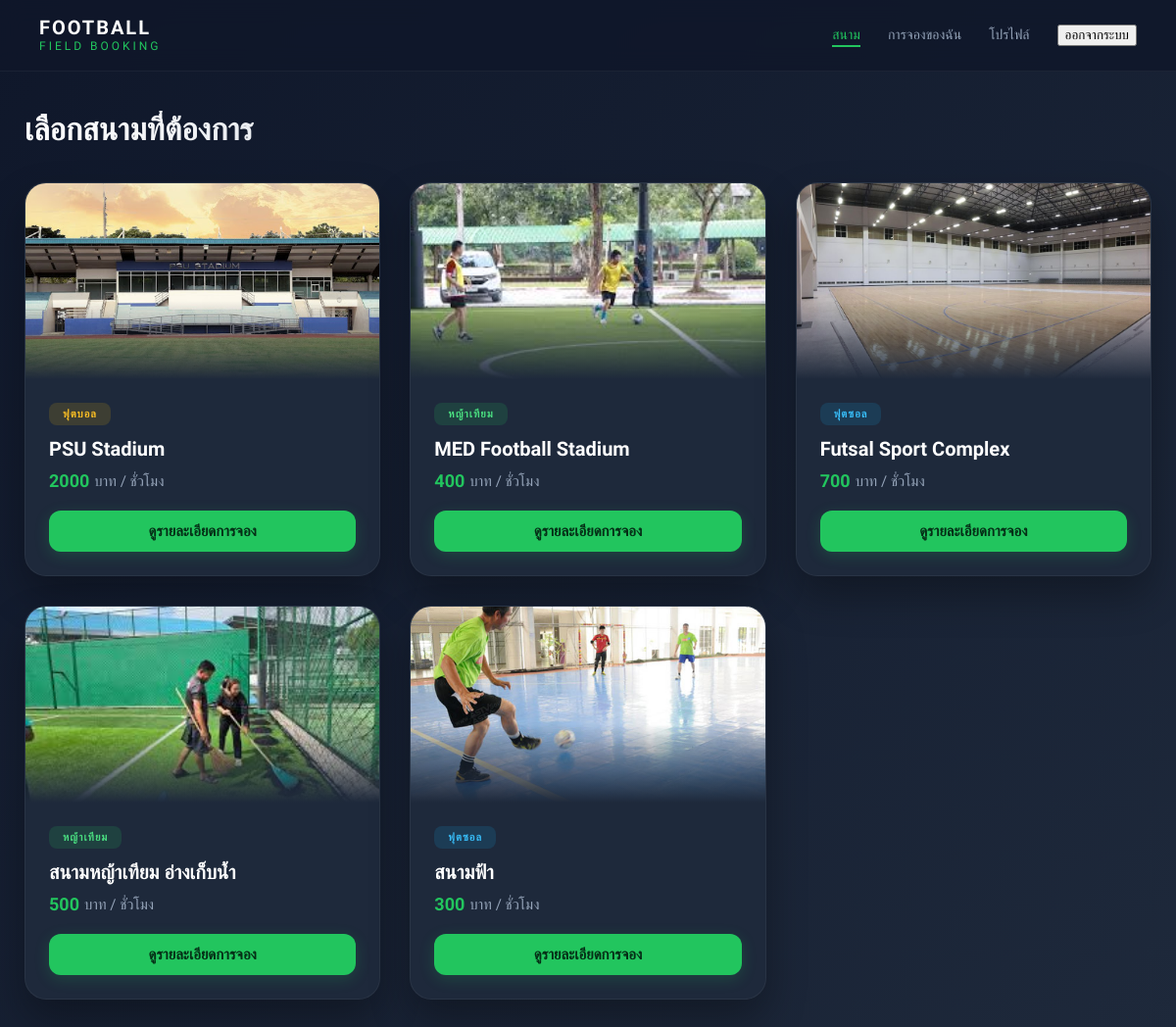
The page /home/ (signed in) on the database its author committed.
### booking/models.py (models this page shows, shortened)
class Field(models.Model):
    name = models.CharField(max_length=100)
    field_type = models.CharField(max_length=20, choices=FIELD_TYPE)
    price = models.IntegerField()
    image = models.ImageField(upload_to='fields/', null=True, blank=True)
    open_time = models.TimeField()
    close_time = models.TimeField()
    is_active = models.BooleanField(default=True)

### booking/views.py (the view)
# urls.py: path('home/', views.home, name='home'),
@login_required
def home(request):
    fields = Field.objects.all()
    return render(request, 'booking/home.html', {
        'fields': fields
    })

### booking/templates/booking/home.html (shortened to what this page needs)
{% load static %}
<!DOCTYPE html>
<html lang="th">
<head>
    <link rel="stylesheet" href="{% static 'booking/css/home.css' %}">
</head>
<body>
<div class="navbar">
    <div class="logo">
        <span class="logo-main">FOOTBALL</span>
        <span class="logo-sub">FIELD BOOKING</span>
    </div>
    <ul class="nav-menu">
        <li><a href="{% url 'home' %}" class="active">สนาม</a></li>
        <li><a href="{% url 'my_booking' %}">การจองของฉัน</a></li>
        <li><a href="{% url 'profile' %}">โปรไฟล์</a></li>
        <li>
                <form action="{% url 'logout' %}" method="POST" style="display:inline;">
                    <button type="submit" class="logout-btn">ออกจากระบบ</button>
                </form>
            </li>
    </ul>
</div>
<div class="container">
    <h1>เลือกสนามที่ต้องการ</h1>
    <div class="field-grid">
        {% for field in fields %}
        <div class="field-card">
            <div class="field-image">
                {% if field.image %}
                    <img src="{{ field.image.url }}" alt="{{ field.name }}">
                {% else %}
                    <img src="{% static 'booking/images/default.jpg' %}" alt="default field">
                {% endif %}
            </div>
            <div class="field-body">
                <span class="badge {{ field.field_type }}">
                    {{ field.get_field_type_display }}
                </span>
                <h3>{{ field.name }}</h3>
                <div class="price">
                    <strong>{{ field.price }}</strong> บาท / ชั่วโมง
                </div>
                <a href="{% url 'field_detail' field.id %}" class="btn">
                    ดูรายละเอียดการจอง
                </a>
            </div>
        </div>
        {% empty %}
        <div style="grid-column: 1/-1; text-align: center; padding: 50px;">
            <p style="color: #94a3b8; font-size: 18px;">ขออภัย! ยังไม่มีสนามเปิดให้บริการในขณะนี้</p>
        </div>
        {% endfor %}
    </div>
</div>
</body>
</html>

### booking/static/booking/css/home.css (style rules this page uses)
* { box-sizing: border-box; font-family: 'Prompt', sans-serif; transition: all 0.3s cubic-bezier(0.4, 0, 0.2, 1); }
body { margin: 0; min-height: 100vh; background: linear-gradient(135deg, #0f172a, #1e293b); color: #fff; overflow-x: hidden; }
.navbar { position: sticky; top: 0; z-index: 1000; padding: 18px 40px; display: flex; justify-content: space-between; align-items: center; background: rgba(15, 23, 42, 0.8); backdrop-filter: blur(12px); border-bottom: 1px solid rgba(255, 255, 255, 0.05); }
.logo { line-height: 1; }
.logo-main { display: block; font-size: 20px; font-weight: 700; letter-spacing: 2px; }
.logo-sub { font-size: 12px; font-weight: 500; color: #22c55e; letter-spacing: 3px; }
.nav-menu { list-style: none; display: flex; gap: 28px; margin: 0; padding: 0; }
.nav-menu a { color: #94a3b8; text-decoration: none; font-size: 14px; font-weight: 500; position: relative; padding: 5px 0; }
.nav-menu a:hover, .nav-menu a.active { color: #22c55e; }
.nav-menu a::after { content: ''; position: absolute; bottom: 0; left: 0; width: 0; height: 2px; background: #22c55e; transition: 0.3s; }
.nav-menu a:hover::after, .nav-menu a.active::after { width: 100%; }
.container { max-width: 1200px; margin: 40px auto; padding: 0 25px; }
.container h1 { font-size: 32px; font-weight: 700; margin-bottom: 35px; background: linear-gradient(to right, #fff, #94a3b8); -webkit-background-clip: text; -webkit-text-fill-color: transparent; }
.field-grid { display: grid; grid-template-columns: repeat(auto-fill, minmax(300px, 1fr)); gap: 30px; }
.field-card { background: #1e293b; border-radius: 22px; overflow: hidden; border: 1px solid rgba(255, 255, 255, 0.05); box-shadow: 0 20px 40px rgba(0, 0, 0, 0.3); position: relative; }
.field-image { position: relative; height: 200px; overflow: hidden; }
.field-card img { width: 100%; height: 100%; object-fit: cover; }
.field-image::after { content: ''; position: absolute; bottom: 0; left: 0; width: 100%; height: 40%; background: linear-gradient(to top, #1e293b, transparent); }
.field-body { padding: 24px; }
.badge { display: inline-block; font-size: 11px; font-weight: 700; padding: 5px 14px; border-radius: 8px; text-transform: uppercase; letter-spacing: 1px; margin-bottom: 12px; }
.badge.football { background: rgba(234, 179, 8, 0.15); color: #fbbf24; }
.badge.futsal { background: rgba(14, 165, 233, 0.15); color: #38bdf8; }
.badge.football7 { background: rgba(34, 197, 94, 0.15); color: #4ade80; }
.field-body h3 { margin: 0 0 10px 0; font-size: 20px; color: #fff; font-weight: 600; }
.price { font-size: 15px; color: #94a3b8; margin-bottom: 20px; display: flex; align-items: center; gap: 5px; }
.price strong { color: #22c55e; font-size: 18px; }
.btn { display: block; text-align: center; background: #22c55e; color: #052e16; padding: 12px; border-radius: 12px; text-decoration: none; font-size: 15px; font-weight: 600; box-shadow: 0 4px 15px rgba(34, 197, 94, 0.2); }

### rows shown on the page
Field: image (picture), field_type "ฟุตบอล", name "PSU Stadium", price "2000"
Field: image (picture), field_type "หญ้าเทียม", name "MED Football Stadium", price "400"
Field: image (picture), field_type "ฟุตซอล", name "Futsal Sport Complex", price "700"
Field: image (picture), field_type "หญ้าเทียม", name "สนามหญ้าเทียม อ่างเก็บน้ำ", price "500"
Field: image (picture), field_type "ฟุตซอล", name "สนามฟ้า", price "300"
